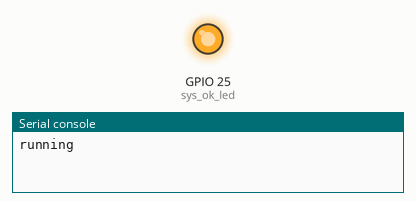
Bench run of a program on a simulated ESP32 board running MicroPython. On the bench: output pins drawn as LEDs (lit = HIGH), the last lines printed to the serial console. Deep sleep restarts the program when it ends.

Above: at 1.0 s.
At 4.6 s:
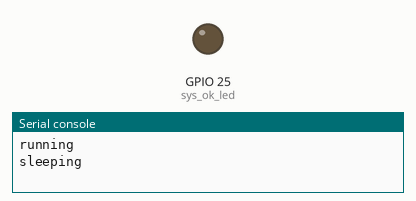
Timing chart, 0 to 9.5 s (numbered marks = the images above):
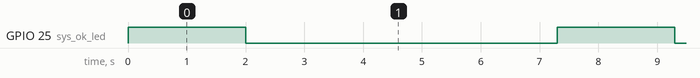

Measured:
- by itself, GPIO 25 (sys_ok_led): alternates HIGH for 2.0 s and LOW for 5.3 s

The program:

sleep_tester.py
```python
from machine import Pin, deepsleep, reset_cause, DEEPSLEEP_RESET
from time import sleep

print("running")
sys_ok_led = Pin(25, Pin.OUT, Pin.PULL_UP)
sys_ok_led.value(1)
sys_ok_led.PULL_HOLD
sleep(2)
sys_ok_led = Pin(25, Pin.OUT)
sys_ok_led.PULL_UP
sys_ok_led.value(1)
sys_ok_led.PULL_HOLD
print("sleeping")
deepsleep(5000)
```
